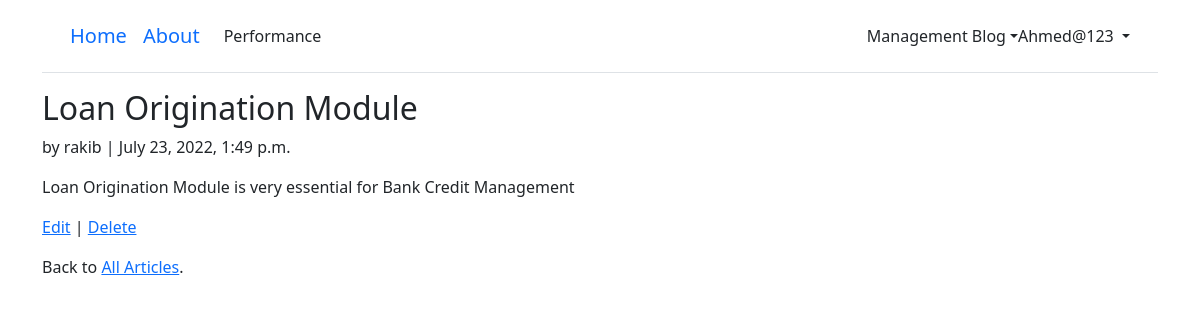
Screenshot of /articles/5/ (signed in) with the database file from the repository.
### users/models.py (models this page shows)
class CustomUser(AbstractUser):
	age = models.PositiveIntegerField(null=True, blank=True)

### articles/models.py (models this page shows, shortened)
class Article(models.Model):
	title = models.CharField(max_length=255)
	body = models.TextField()
	date = models.DateTimeField(auto_now_add=True)
	author = models.ForeignKey(
	get_user_model(),
	on_delete=models.CASCADE,
	)

### articles/views.py (the view)
class ArticleDetailView(LoginRequiredMixin, DetailView): # new
	model = Article
	template_name = 'article_detail.html'
	login_url = 'login' # new

### templates/article_detail.html
{% extends 'base.html' %}
{% block content %}
	<div class="article-entry">
		<h2>{{ object.title }}</h2>
		<p>by {{ object.author }} | {{ object.date }}</p>
		<p>{{ object.body }}</p>
	</div>
	<p><a href="{% url 'article_edit' article.pk %}">Edit</a> |
	<a href="{% url 'article_delete' article.pk %}">Delete</a></p>
	<p>Back to <a href="{% url 'article_list' %}">All Articles</a>.</p>
{% endblock content %}

### templates/base.html (shortened to what this page needs)
<!DOCTYPE html>
{% load static %}
<html>
<head>
  <link href="{% static 'css/base.css' %}" rel="stylesheet">
  <link href="https://cdn.jsdelivr.net/npm/bootstrap@5.1.3/dist/css/bootstrap.min.css"
  rel="stylesheet">
</head>
<body>
  <div class="container">
    <header class="p-3 mb-3 border-bottom">
      <div class="container">
	     <div class="d-flex flex-wrap align-items-center justify-content-center
          justify-content-lg-start">
          <a class="navbar-brand" href="{% url 'home' %}">Home</a>
          <a class="navbar-brand" href="{% url 'about' %}">About</a>
		  <ul class="nav col-12 col-lg-auto me-lg-auto mb-2 justify-content-center mb-md-0">
			{% if user.is_authenticated %}
			<li><a href="{% url 'chart' %}" class="nav-link px-2 link-dark">Performance</a></li>
          </ul>
		  <a href="#" class="a-block link-dark text-decoration-none dropdown-toggle"
              id="dropdownUser1" data-bs-toggle="dropdown" aria-expanded="false">Management Blog</a>
		 <div class="dropdown text-end">
            <a href="#" class="d-block link-dark text-decoration-none dropdown-toggle"
              id="dropdownUser1" data-bs-toggle="dropdown" aria-expanded="false">
              {{ user.username }}
            </a>
          </div>
          {% else %}
          </ul>
          <div class="text-end">
            <a href="{% url 'login' %}" class="btn btn-outline-primary me-2">Log In</a>
            <a href="{% url 'signup' %}" class="btn btn-primary">Sign Up</a>
          </div>
          {% endif %}
        </div>
      </div>
    </header>
    <main>
      {% block content %}
      {% endblock content %}
    </main>
  </div>
</body>
</html>

### rows the page displays
CustomUser: username "Ahmed@123"
Article: title "Loan Origination Module", author "rakib", date "July 23, 2022, 1:49 p.m.", body "Loan Origination Module is very essential for Bank Credit Management"
